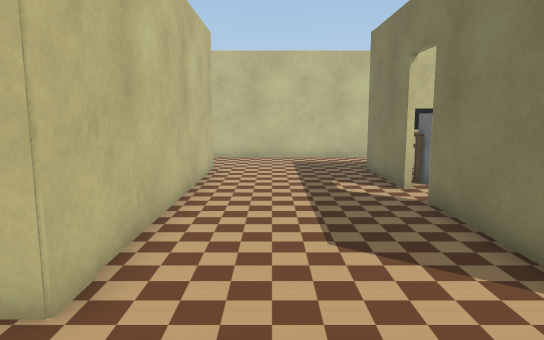
View 1 (above)

20 first-person views from a walk through a robot-simulator world made for Webots. The camera is 1 m above the floor, tilts 8° down and sees 70° across. The floor is counted in squares, 0.5 m on a side. Each view is taken from the middle of a square. On the plan, view 1 faces up. The plan holds only what a view shows up to about 19 squares ahead; the rest is blank. Robots are left out. Simple shapes and patterns stand in for the simulator's stock objects.

View 2
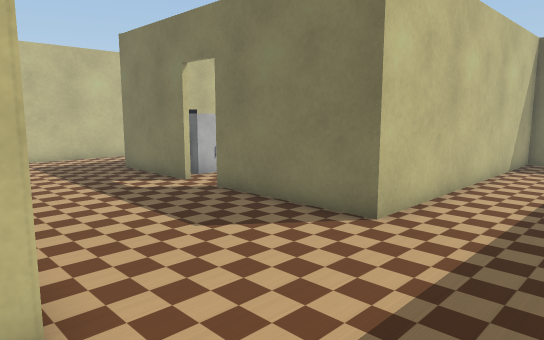

View 3
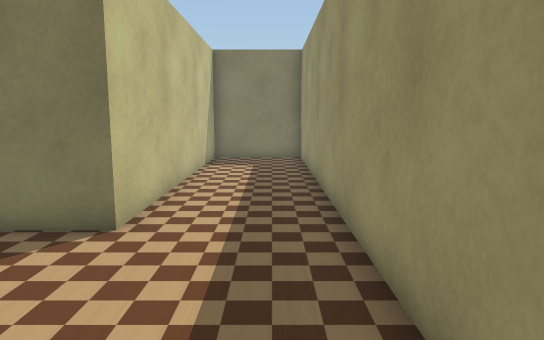

View 4
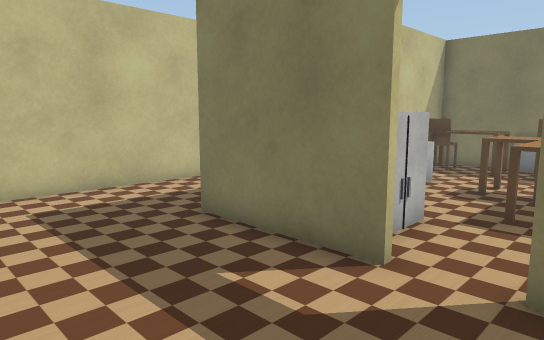

View 5
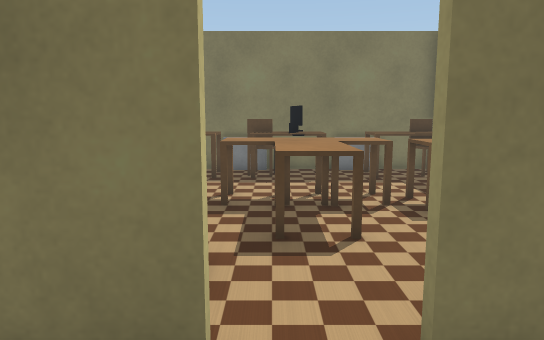

View 6
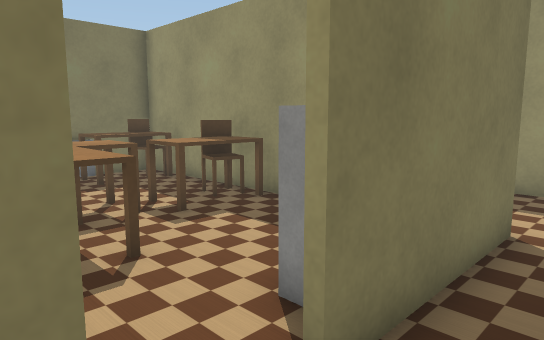

View 7
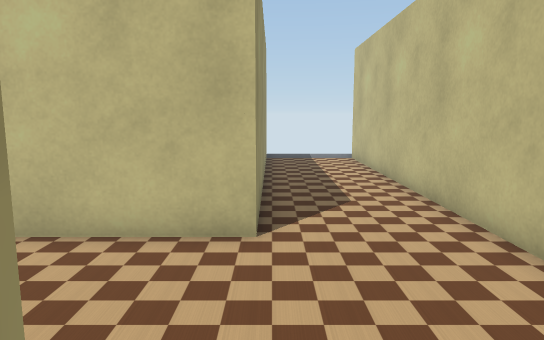

View 8
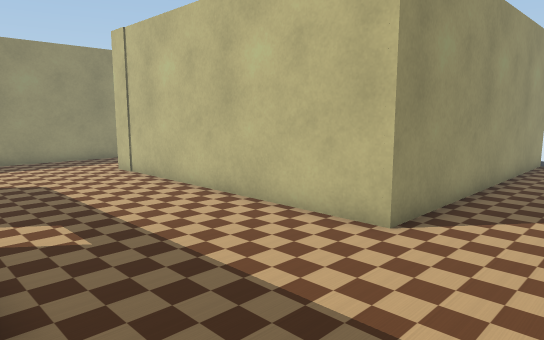

View 9
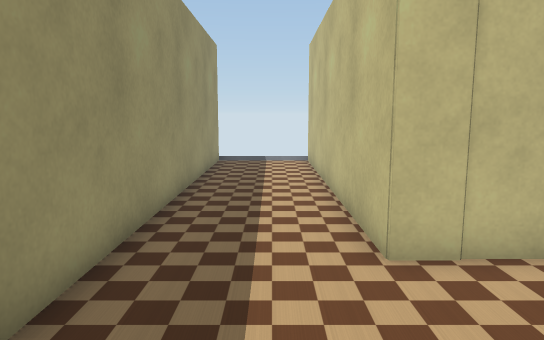

View 10
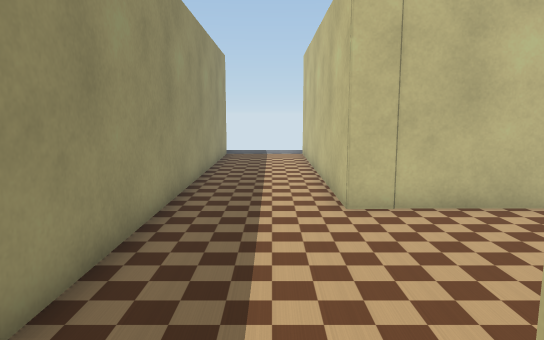

View 11
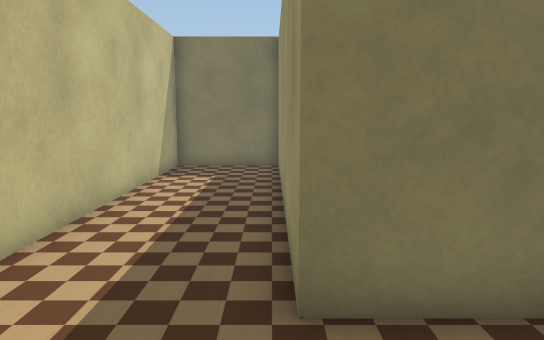

View 12
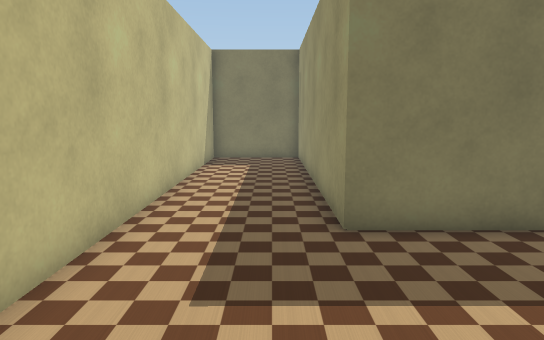

View 13
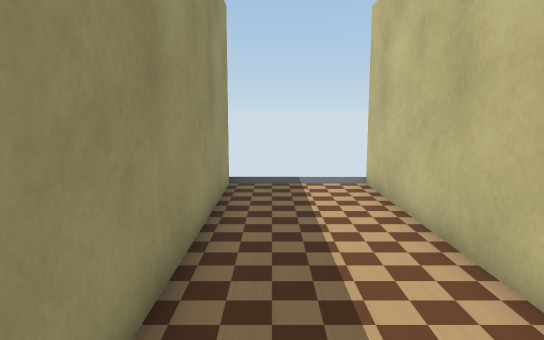

View 14
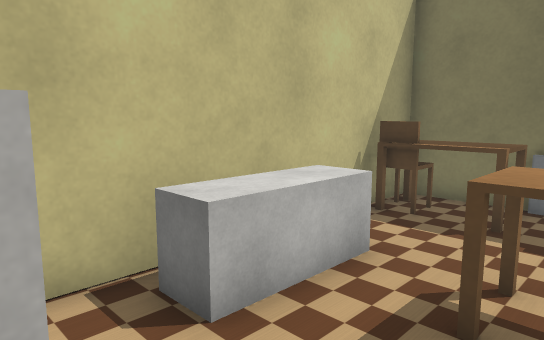

View 15
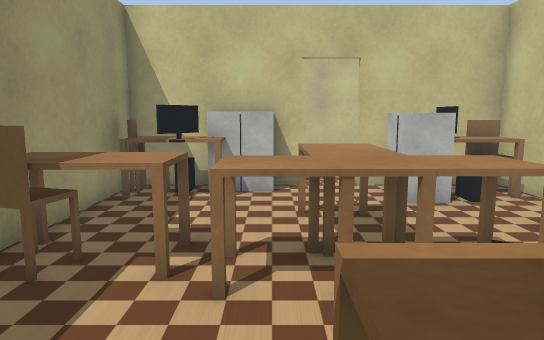

View 16
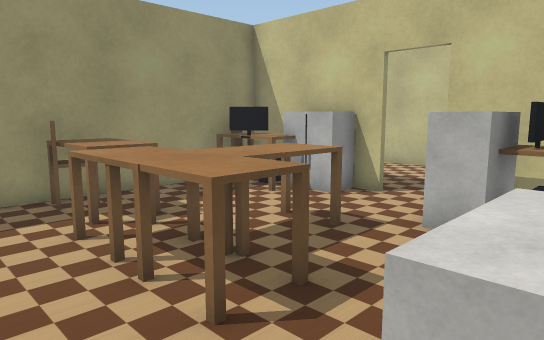

View 17
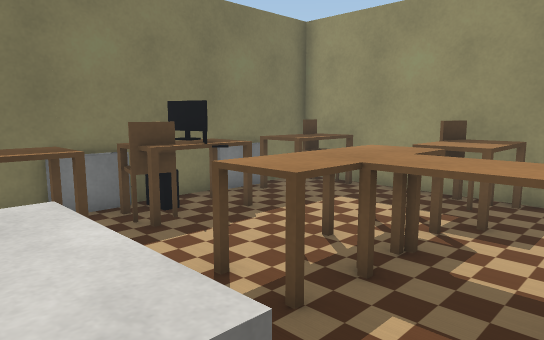

View 18
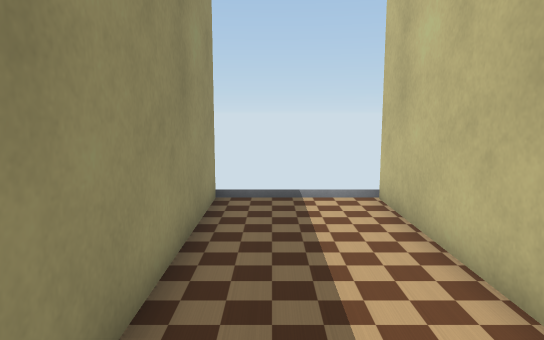

View 19
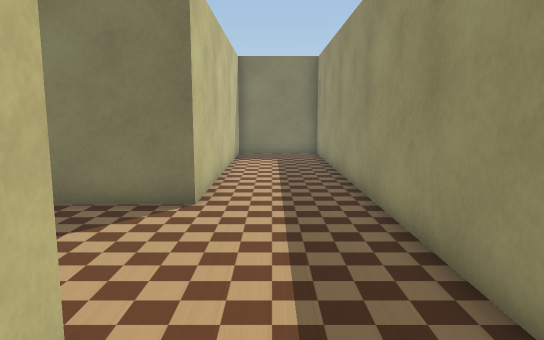

View 20
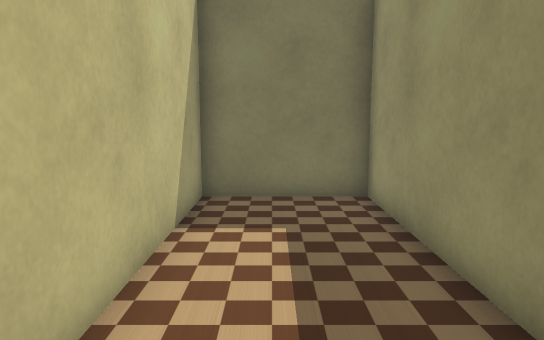

### Floor plan
Points are (right, up) in squares from view 1. A wall is a line through its corners. A room is listed if a view was taken in it or the views show most of it. See-through windows are left out.
Room 1 (views 1, 2, 3, 4, 5, 6, 7, 8, 9, 10, 11, 12, 13, 14, 15, 16, 17, 18, 19, 20)
walls: (3.8, 8.9) (3.8, 7.5); (3.6, 10.4) (3.6, 14.7) (8.6, 14.7); (3.6, 7.4) (3.6, 8.9); (3.8, 5.6) (3.8, 3.9) (15.5, 3.9) (15.5, 18.8) (-14.4, 18.8); (4.5, 3.6) (3.6, 3.6) (3.6, 5.6); (10.1, 14.7) (15.4, 14.7); (15.5, 14.5) (3.8, 14.5) (3.8, 10.4); (-14.2, 14.7) (-2.2, 14.7) (-2.2, 3.6) (-14.2, 3.6); (-14.4, -0.4) (15.5, -0.4) (15.5, 3.6) (5.4, 3.6)
ways out: gap at (-14, -1); gap at (-14, 19)
objects: computer (4, 6); cabinet (4, 7) to (5, 8); chair (5, 4) to (5, 5); monitor (5, 6) to (6, 6); cabinet (5, 11) to (6, 12); monitor (5, 12) to (5, 13); chair (5, 14); desk (6, 5); computer (6, 13); desk (7, 9) to (9, 10); cabinet (8, 13) to (9, 14); desk (9, 5) to (10, 6); chair (10, 5); desk (10, 8) to (11, 9); desk (10, 10) to (11, 11); cabinet (10, 13) to (11, 14); other object (13, 9); chair (14, 5); desk (14, 6); monitor (14, 9) to (15, 9); chair (14, 10) to (14, 11); desk (14, 12) to (15, 14); chair (14, 14); radiator (15, 7); computer (15, 10); radiator (15, 11) to (15, 12)

Positions as (right, up) in squares from view 1, and headings:
1: (0, 0), facing up
2: (-3, 0), facing up-right
3: (-3, 1), facing right
4: (-1, 8), facing up-right
5: (1, 10), facing right
6: (2, 11), facing down-right
7: (4, 15), facing left
8: (4, 18), facing down-left
9: (3, 2), facing left
10: (6, 2), facing left
11: (0, 15), facing right
12: (-3, 16), facing right
13: (-3, 16), facing left
14: (6, 10), facing up-right
15: (15, 8), facing left
16: (13, 14), facing down-left
17: (7, 14), facing down-right
18: (-5, 1), facing left
19: (-5, 2), facing right
20: (6, 2), facing right
